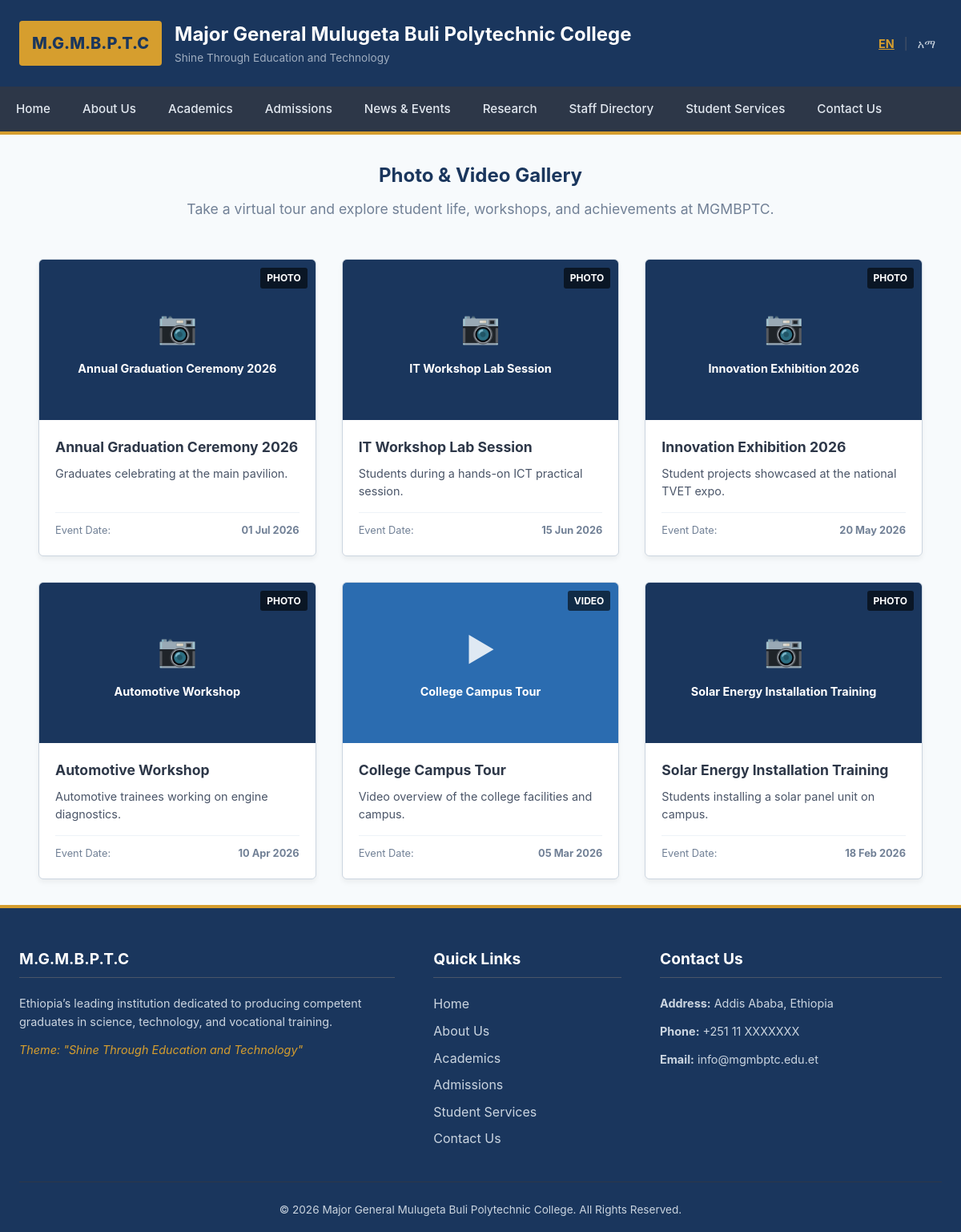
/gallery.php, run on the app's committed database.
### tables this page shows
CREATE TABLE IF NOT EXISTS `gallery` (
  `id` INT AUTO_INCREMENT PRIMARY KEY,
  `title` VARCHAR(200) NOT NULL,
  `description` TEXT DEFAULT NULL,
  `type` ENUM('photo','video') DEFAULT 'photo',
  `date_taken` DATE DEFAULT NULL,
  `created_at` TIMESTAMP DEFAULT CURRENT_TIMESTAMP
);

### includes/lang.php (called while the page is built, shortened)
<?php
$lang = $_SESSION['lang'];
function __($key) {
    global $translations, $lang;
    return $translations[$lang][$key] ?? $translations['en'][$key] ?? $key;
}
?>

### gallery.php (the view, shortened to what this page needs)
<?php
require_once __DIR__ . '/includes/header.php';
require_once __DIR__ . '/includes/db.php';
$gallery_items = [];
if ($pdo) {
    try {
        $gallery_items = $pdo->query("SELECT * FROM gallery ORDER BY date_taken DESC")->fetchAll();
    } catch (\PDOException $e) {
    }
}
?>
<div class="gallery-container">
    <div class="gallery-intro">
        <h2>Photo & Video Gallery</h2>
        <p>Take a virtual tour and explore student life, workshops, and achievements at MGMBPTC.</p>
    </div>
    <div class="gallery-grid">
        <?php foreach ($gallery_items as $item): ?>
            <div class="gallery-card">
                <?php
                    $is_video = ($item['type'] === 'video');
                    $bg_class = $is_video ? 'video-type' : '';
                    $icon = $is_video ? '&#9654;' : '&#128247;';
                ?>
                <div class="gallery-media-placeholder <?php echo $bg_class; ?>">
                    <div class="gallery-icon"><?php echo $icon; ?></div>
                    <div style="font-size: 0.9rem; font-weight: bold;"><?php echo htmlspecialchars($item['title']); ?></div>
                    <span class="gallery-badge"><?php echo htmlspecialchars($item['type']); ?></span>
                </div>
                <div class="gallery-body">
                    <h3><?php echo htmlspecialchars($item['title']); ?></h3>
                    <p><?php echo htmlspecialchars($item['description'] ?: 'No description provided.'); ?></p>
                    <div class="gallery-footer">
                        <span>Event Date:</span>
                        <strong><?php echo $item['date_taken'] ? date('d M Y', strtotime($item['date_taken'])) : 'N/A'; ?></strong>
                    </div>
                </div>
            </div>
        <?php endforeach; ?>
    </div>
</div>
<?php
require_once __DIR__ . '/includes/footer.php';
?>

### includes/header.php (shortened to what this page needs)
<?php
require_once __DIR__ . '/lang.php';
$current_page = basename($_SERVER['PHP_SELF']);
?>
<!DOCTYPE html>
<html lang="<?php echo $lang; ?>">
<head>
    <link rel="stylesheet" href="css/style.css">
</head>
<body>
    <header class="main-header">
        <div class="header-container">
            <div class="logo-area">
                <a href="index.php" class="logo-link">
                    <div class="logo-placeholder">M.G.M.B.P.T.C</div>
                    <div class="logo-text">
                        <h1><?php echo __('college_name'); ?></h1>
                        <p class="tagline"><?php echo __('motto'); ?></p>
                    </div>
                </a>
            </div>
            <div class="top-utils">
                <div class="lang-switcher">
                    <a href="?lang=en" class="<?php echo $lang === 'en' ? 'active' : ''; ?>">EN</a>
                    <span class="separator">|</span>
                    <a href="?lang=am" class="<?php echo $lang === 'am' ? 'active' : ''; ?>">አማ</a>
                </div>
            </div>
        </div>
        <nav class="navbar" id="navbar">
            <div class="nav-container">
                <ul class="nav-links">
                    <li>
                        <a href="index.php" class="<?php echo $current_page == 'index.php' ? 'active' : ''; ?>">
                            <?php echo __('nav_home'); ?>
                        </a>
                    </li>
                    <li>
                        <a href="about.php" class="<?php echo $current_page == 'about.php' ? 'active' : ''; ?>">
                            <?php echo __('nav_about'); ?>
                        </a>
                    </li>
                    <li>
                        <a href="academics.php" class="<?php echo $current_page == 'academics.php' ? 'active' : ''; ?>">
                            <?php echo __('nav_academics'); ?>
                        </a>
                    </li>
                    <li>
                        <a href="admission.php" class="<?php echo $current_page == 'admission.php' ? 'active' : ''; ?>">
                            <?php echo __('nav_admission'); ?>
                        </a>
                    </li>
                    <li>
                        <a href="news.php" class="<?php echo $current_page == 'news.php' ? 'active' : ''; ?>">
                            <?php echo __('nav_news'); ?>
                        </a>
                    </li>
                    <li>
                        <a href="research.php" class="<?php echo $current_page == 'research.php' ? 'active' : ''; ?>">
                            <?php echo __('nav_research'); ?>
                        </a>
                    </li>
                    <li>
                        <a href="staff.php" class="<?php echo $current_page == 'staff.php' ? 'active' : ''; ?>">
                            <?php echo __('nav_staff'); ?>
                        </a>
                    </li>
                    <li>
                        <a href="services.php" class="<?php echo $current_page == 'services.php' ? 'active' : ''; ?>">
                            <?php echo __('nav_services'); ?>
                        </a>
                    </li>
                    <li>
                        <a href="contact.php" class="<?php echo $current_page == 'contact.php' ? 'active' : ''; ?>">
                            <?php echo __('nav_contact'); ?>
                        </a>
                    </li>
                </ul>
            </div>
        </nav>
    </header>
    <main class="content-wrapper">

### includes/footer.php (shortened to what this page needs)
    </main>
    <footer class="main-footer">
        <div class="footer-container">
            <div class="footer-widget footer-about">
                <h3><?php echo __('college_short'); ?></h3>
                <p><?php echo __('hero_desc'); ?></p>
                <p class="theme-note">Theme: "Shine Through Education and Technology"</p>
            </div>
            <div class="footer-widget footer-links">
                <h3><?php echo __('quick_links'); ?></h3>
                <ul>
                    <li><a href="index.php"><?php echo __('nav_home'); ?></a></li>
                    <li><a href="about.php"><?php echo __('nav_about'); ?></a></li>
                    <li><a href="academics.php"><?php echo __('nav_academics'); ?></a></li>
                    <li><a href="admission.php"><?php echo __('nav_admission'); ?></a></li>
                    <li><a href="services.php"><?php echo __('nav_services'); ?></a></li>
                    <li><a href="contact.php"><?php echo __('nav_contact'); ?></a></li>
                </ul>
            </div>
            <div class="footer-widget footer-contact">
                <h3><?php echo __('nav_contact'); ?></h3>
                <p><strong><?php echo __('address'); ?>:</strong> Addis Ababa, Ethiopia</p>
                <p><strong><?php echo __('phone'); ?>:</strong> +251 11 XXXXXXX</p>
                <p><strong><?php echo __('email'); ?>:</strong> info@mgmbptc.edu.et</p>
            </div>
        </div>
        <div class="footer-bottom">
            <p>&copy; <?php echo date('Y'); ?> <?php echo __('college_name'); ?>. All Rights Reserved.</p>
        </div>
    </footer>
</body>
</html>

### css/style.css (style rules this page uses)
:root { --primary-color: #1a365d; --accent-color: #d69e2e; --text-color: #2d3748; --bg-light: #f7fafc; --bg-white: #ffffff; --border-color: #cbd5e0; --font-stack: -apple-system, BlinkMacSystemFont, "Segoe UI", Roboto, Helvetica, Arial, sans-serif; --max-width: 1200px; }
* { margin: 0; padding: 0; box-sizing: border-box; }
body { font-family: var(--font-stack); color: var(--text-color); background-color: var(--bg-light); line-height: 1.6; }
a { color: var(--primary-color); text-decoration: none; }
h1, h2, h3, h4, h5, h6 { color: var(--primary-color); margin-bottom: 0.5rem; font-weight: 700; }
.content-wrapper { max-width: var(--max-width); margin: 2rem auto; padding: 0 1.5rem; min-height: 60vh; }
.main-header { background-color: var(--primary-color); color: var(--bg-white); border-bottom: 4px solid var(--accent-color); }
.header-container { max-width: var(--max-width); margin: 0 auto; padding: 1.5rem; display: flex; justify-content: space-between; align-items: center; }
.logo-link { display: flex; align-items: center; color: var(--bg-white); }
.logo-placeholder { background-color: var(--accent-color); color: var(--primary-color); font-weight: 800; padding: 0.75rem 1rem; border-radius: 4px; font-size: 1.25rem; margin-right: 1rem; }
.logo-text h1 { color: var(--bg-white); font-size: 1.5rem; margin: 0; }
.logo-text .tagline { font-size: 0.85rem; color: #a0aec0; margin: 0; }
.top-utils { display: flex; align-items: center; gap: 1.5rem; }
.lang-switcher { font-size: 0.9rem; }
.lang-switcher a { color: #cbd5e0; padding: 0.25rem 0.5rem; }
.lang-switcher a.active { color: var(--accent-color); font-weight: bold; text-decoration: underline; }
.lang-switcher .separator { color: #4a5568; }
.navbar { background-color: #2d3748; }
.nav-container { max-width: var(--max-width); margin: 0 auto; }
.nav-links { list-style: none; display: flex; }
.nav-links li a { display: block; padding: 1rem 1.25rem; color: #e2e8f0; font-size: 0.95rem; font-weight: 500; }
.main-footer { background-color: var(--primary-color); color: #cbd5e0; border-top: 4px solid var(--accent-color); padding: 3rem 1.5rem 1rem; }
.footer-container { max-width: var(--max-width); margin: 0 auto; display: grid; grid-template-columns: 2fr 1fr 1.5fr; gap: 3rem; }
.footer-widget h3 { color: var(--bg-white); font-size: 1.2rem; margin-bottom: 1.25rem; border-bottom: 1px solid #4a5568; padding-bottom: 0.5rem; }
.footer-widget ul { list-style: none; }
.footer-widget ul li { margin-bottom: 0.5rem; }
.footer-widget ul li a { color: #cbd5e0; }
.footer-widget p { margin-bottom: 0.75rem; font-size: 0.9rem; }
.theme-note { font-style: italic; font-size: 0.85rem; color: var(--accent-color); }
.footer-bottom { max-width: var(--max-width); margin: 2rem auto 0; padding-top: 1.5rem; border-top: 1px solid #2d3748; text-align: center; font-size: 0.85rem; }

### gallery.php (style rules this page uses)
.gallery-container { max-width: 1200px; margin: 2rem auto; padding: 0 1.5rem; }
.gallery-intro { text-align: center; margin-bottom: 3rem; }
.gallery-intro p { color: #718096; margin-top: 0.5rem; font-size: 1.1rem; }
.gallery-grid { display: grid; grid-template-columns: repeat(auto-fill, minmax(320px, 1fr)); gap: 2rem; }
.gallery-card { background: #fff; border: 1px solid #cbd5e0; border-radius: 6px; overflow: hidden; box-shadow: 0 4px 6px rgba(0,0,0,0.05); display: flex; flex-direction: column; transition: transform 0.2s ease, box-shadow 0.2s ease; }
.gallery-media-placeholder { height: 200px; background: #1a365d; color: #fff; display: flex; flex-direction: column; align-items: center; justify-content: center; position: relative; text-align: center; padding: 1rem; }
.gallery-media-placeholder.video-type { background: #2b6cb0; }
.gallery-icon { font-size: 2.5rem; margin-bottom: 0.5rem; opacity: 0.85; }
.gallery-badge { position: absolute; top: 10px; right: 10px; background: rgba(0, 0, 0, 0.6); color: #fff; font-size: 0.75rem; font-weight: bold; padding: 0.2rem 0.5rem; border-radius: 3px; text-transform: uppercase; }
.gallery-body { padding: 1.25rem; display: flex; flex-direction: column; flex-grow: 1; }
.gallery-body h3 { color: #2d3748; font-size: 1.1rem; margin-bottom: 0.5rem; }
.gallery-body p { color: #4a5568; font-size: 0.9rem; line-height: 1.5; margin-bottom: 1rem; flex-grow: 1; }
.gallery-footer { font-size: 0.8rem; color: #718096; border-top: 1px solid #edf2f7; padding-top: 0.75rem; display: flex; justify-content: space-between; }

### data on the page
gallery: type "📷", title "Annual Graduation Ceremony 2026", type "PHOTO", description "Graduates celebrating at the main pavilion.", date_taken "01 Jul 2026"
gallery: type "📷", title "IT Workshop Lab Session", type "PHOTO", description "Students during a hands-on ICT practical session.", date_taken "15 Jun 2026"
gallery: type "📷", title "Innovation Exhibition 2026", type "PHOTO", description "Student projects showcased at the national TVET expo.", date_taken "20 May 2026"
gallery: type "📷", title "Automotive Workshop", type "PHOTO", description "Automotive trainees working on engine diagnostics.", date_taken "10 Apr 2026"
gallery: type "▶", title "College Campus Tour", type "VIDEO", description "Video overview of the college facilities and campus.", date_taken "05 Mar 2026"
gallery: type "📷", title "Solar Energy Installation Training", type "PHOTO", description "Students installing a solar panel unit on campus.", date_taken "18 Feb 2026"

### other printed values
__('college_name') "Major General Mulugeta Buli Polytechnic College"
__('motto') "Shine Through Education and Technology"
__('nav_home') "Home"
__('nav_about') "About Us"
__('nav_academics') "Academics"
__('nav_admission') "Admissions"
__('nav_news') "News & Events"
__('nav_research') "Research"
__('nav_staff') "Staff Directory"
__('nav_services') "Student Services"
__('nav_contact') "Contact Us"
__('college_short') "M.G.M.B.P.T.C"
__('hero_desc') "Ethiopia’s leading institution dedicated to producing competent graduates in science, technology, and vocational training."
__('quick_links') "Quick Links"
__('address') "Address"
